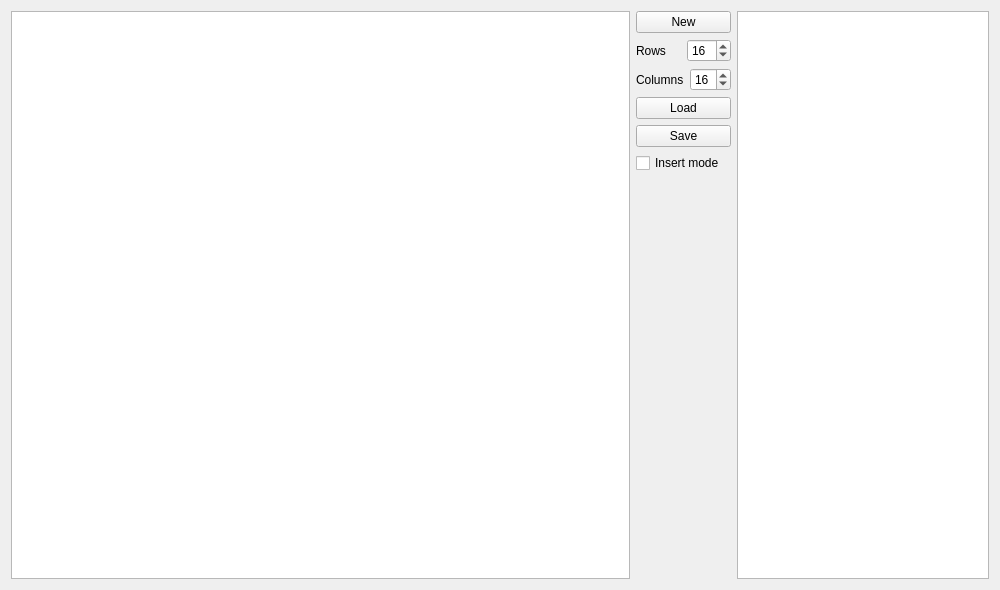
<?xml version="1.0" encoding="UTF-8"?>
<ui version="4.0">
 <class>MainWindow</class>
 <widget class="QMainWindow" name="MainWindow">
  <property name="geometry">
   <rect>
    <x>0</x>
    <y>0</y>
    <width>1000</width>
    <height>590</height>
   </rect>
  </property>
  <property name="windowTitle">
   <string>MainWindow</string>
  </property>
  <widget class="QWidget" name="centralWidget">
   <layout class="QHBoxLayout" name="horizontalLayout_4" stretch="7,4">
    <item>
     <widget class="QTableWidget" name="itemsTable">
      <property name="iconSize">
       <size>
        <width>32</width>
        <height>32</height>
       </size>
      </property>
     </widget>
    </item>
    <item>
     <layout class="QHBoxLayout" name="horizontalLayout_3">
      <property name="sizeConstraint">
       <enum>QLayout::SetFixedSize</enum>
      </property>
      <item>
       <layout class="QVBoxLayout" name="verticalLayout">
        <item>
         <widget class="QPushButton" name="newButton">
          <property name="text">
           <string>New</string>
          </property>
         </widget>
        </item>
        <item>
         <layout class="QHBoxLayout" name="horizontalLayout">
          <item>
           <widget class="QLabel" name="label">
            <property name="text">
             <string>Rows</string>
            </property>
           </widget>
          </item>
          <item>
           <widget class="QSpinBox" name="rowSpinBox">
            <property name="minimum">
             <number>1</number>
            </property>
            <property name="maximum">
             <number>20</number>
            </property>
            <property name="value">
             <number>16</number>
            </property>
           </widget>
          </item>
         </layout>
        </item>
        <item>
         <layout class="QHBoxLayout" name="horizontalLayout_2">
          <item>
           <widget class="QLabel" name="label_2">
            <property name="text">
             <string>Columns</string>
            </property>
           </widget>
          </item>
          <item>
           <widget class="QSpinBox" name="columnSpinBox">
            <property name="minimum">
             <number>1</number>
            </property>
            <property name="maximum">
             <number>20</number>
            </property>
            <property name="value">
             <number>16</number>
            </property>
           </widget>
          </item>
         </layout>
        </item>
        <item>
         <widget class="QPushButton" name="loadButton">
          <property name="text">
           <string>Load</string>
          </property>
         </widget>
        </item>
        <item>
         <widget class="QPushButton" name="saveButton">
          <property name="text">
           <string>Save</string>
          </property>
         </widget>
        </item>
        <item>
         <widget class="QCheckBox" name="insertModeBox">
          <property name="text">
           <string>Insert mode</string>
          </property>
         </widget>
        </item>
        <item>
         <spacer name="verticalSpacer">
          <property name="orientation">
           <enum>Qt::Vertical</enum>
          </property>
          <property name="sizeHint" stdset="0">
           <size>
            <width>20</width>
            <height>40</height>
           </size>
          </property>
         </spacer>
        </item>
       </layout>
      </item>
      <item>
       <widget class="QListWidget" name="listItems"/>
      </item>
     </layout>
    </item>
   </layout>
  </widget>
 </widget>
 <layoutdefault spacing="6" margin="11"/>
 <resources/>
 <connections/>
</ui>
